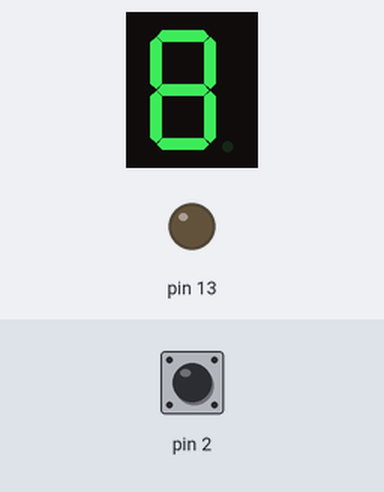
The sketch below on a simulated Arduino Uno, built with avr-gcc and run on an emulated ATmega328P. On the bench: 1-digit seven-segment display, output pins drawn as LEDs (lit = HIGH). Wiring (inferred from the names in the program): 1-digit 7-segment display, segments lit when LOW: segments pin 1, pin 8, pin 9, pin 4, pin 5, pin 6, pin 7. The inputs (shaded band) are chosen by the test bench; at power-on: pin 2 HIGH. The segment pins are drawn as the display they are named for; pins used as bus, display or sensor lines are not drawn.

Above: at 1.2 s.
1.3 s: pin 2 pulled LOW for 0.15 s
At 1.6 s:
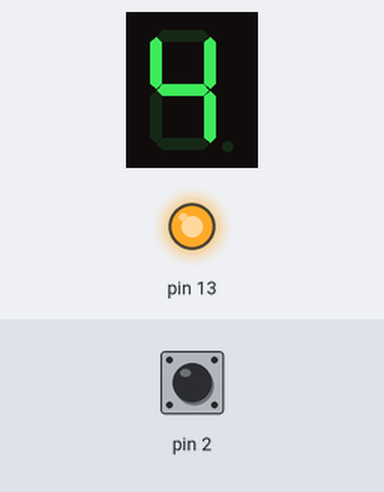
4.4 s: pin 2 pulled LOW for 1 s
At 5.1 s:
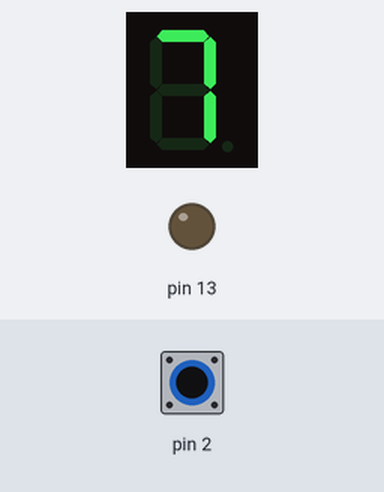
6.9 s: pin 2 pulled LOW for 0.15 s
At 7.7 s:
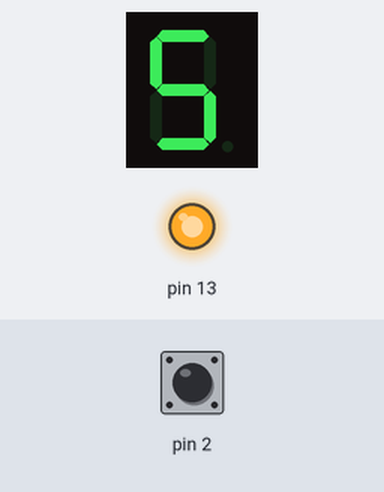
10.0 s: pin 2 pulled LOW for 3.2 s
At 10.6 s:
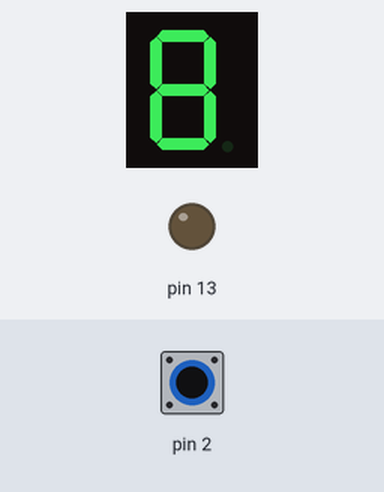
14.7 s: pin 2 pulled LOW for 0.15 s
At 15.4 s:
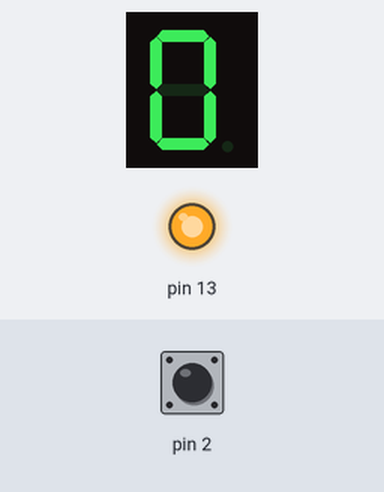
17.8 s: pin 2 pulled LOW for 1 s
At 18.9 s:
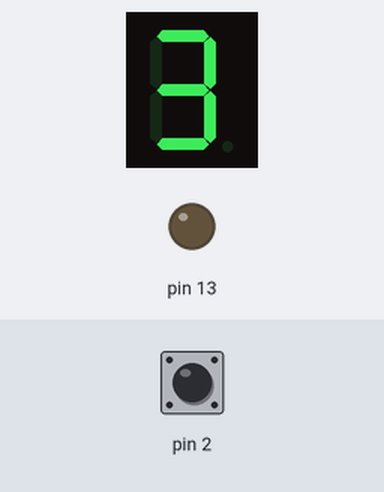
Timing chart, 0 to 20.8 s (numbered marks = the images above; inputs shaded):
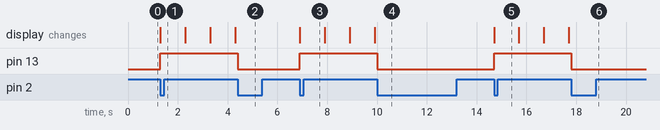

The sketch:

exercicio_5.ino
```cpp
int a = 1;
int b = 8;
int c = 9;
int d = 4;
int e = 5;
int f = 6;
int g = 7;
//boolean var_start = LOW;
//boolean  var_contagem=LOW;
boolean var_start_stop=LOW;
int led = 13;

void setup() {
  pinMode(a, OUTPUT);
  pinMode(b, OUTPUT);
  pinMode(c, OUTPUT);
  pinMode(d, OUTPUT);
  pinMode(e, OUTPUT);
  pinMode(f, OUTPUT);
  pinMode(g, OUTPUT);

  pinMode(2 , INPUT_PULLUP);
  pinMode(3 , INPUT_PULLUP);
  pinMode(13, OUTPUT);
  attachInterrupt(digitalPinToInterrupt(2), f_start_stop, FALLING);
 // attachInterrupt(digitalPinToInterrupt(3), f_stop, CHANGE);
}
void loop()
{
  if (var_start_stop==HIGH){
  digitalWrite(a, LOW);
  digitalWrite(b, LOW);
  digitalWrite(c, LOW);
  digitalWrite(d, LOW);
  digitalWrite(e, LOW);
  digitalWrite(f, LOW);
  digitalWrite(g, HIGH);
  delay(1000);
  }

  if (var_start_stop==HIGH){

  digitalWrite(a, HIGH);
  digitalWrite(b, LOW);
  digitalWrite(c, LOW);
  digitalWrite(d, HIGH);
  digitalWrite(e, HIGH);
  digitalWrite(f, HIGH);
  digitalWrite(g, HIGH);
  delay(1000);

  }

  if (var_start_stop==HIGH){
  digitalWrite(a, LOW);
  digitalWrite(b, LOW);
  digitalWrite(c, HIGH);
  digitalWrite(d, LOW);
  digitalWrite(e, LOW);
  digitalWrite(f, HIGH);
  digitalWrite(g, LOW);
  delay(1000);

  }
  if (var_start_stop==HIGH){
  digitalWrite(a, LOW);
  digitalWrite(b, LOW);
  digitalWrite(c, LOW);
  digitalWrite(d, LOW);
  digitalWrite(e, HIGH);
  digitalWrite(f, HIGH);
  digitalWrite(g, LOW);
  delay(1000);

  }
  if (var_start_stop==HIGH){
  digitalWrite(a, HIGH);
  digitalWrite(b, LOW);
  digitalWrite(c, LOW);
  digitalWrite(d, HIGH);
  digitalWrite(e, HIGH);
  digitalWrite(f, LOW);
  digitalWrite(g, LOW);
  delay(1000);

  }
  if (var_start_stop==HIGH){
  digitalWrite(a, LOW);
  digitalWrite(b, HIGH);
  digitalWrite(c, LOW);
  digitalWrite(d, LOW);
  digitalWrite(e, HIGH);
  digitalWrite(f, LOW);
  digitalWrite(g, LOW);
  delay(1000);

  }
  if (var_start_stop==HIGH){
  digitalWrite(a, HIGH);
  digitalWrite(b, HIGH);
  digitalWrite(c, LOW);
  digitalWrite(d, LOW);
  digitalWrite(e, LOW);
  digitalWrite(f, LOW);
  digitalWrite(g, LOW);
  delay(1000);

  }
  if (var_start_stop==HIGH){
  digitalWrite(a, LOW);
  digitalWrite(b, LOW);
  digitalWrite(c, LOW);
  digitalWrite(d, HIGH);
  digitalWrite(e, HIGH);
  digitalWrite(f, HIGH);
  digitalWrite(g, HIGH);
  delay(1000);

  }
  if (var_start_stop==HIGH){
  digitalWrite(a, LOW);
  digitalWrite(b, LOW);
  digitalWrite(c, LOW);
  digitalWrite(d, LOW);
  digitalWrite(e, LOW);
  digitalWrite(f, LOW);
  digitalWrite(g, LOW);
  delay(1000);

  }
  if (var_start_stop==HIGH){
  digitalWrite(a, LOW);
  digitalWrite(b, LOW);
  digitalWrite(c, LOW);
  digitalWrite(d, HIGH);
  digitalWrite(e, HIGH);
  digitalWrite(f, LOW);
  digitalWrite(g, LOW);
  delay(1000);
  }

}
void f_start_stop() {

  var_start_stop=!var_start_stop;
  digitalWrite(13, var_start_stop);
}


/*void f_start() {
  digitalWrite(led, LOW);
  var_contagem=LOW;
}*/

/*void f_stop() {
  digitalWrite(led, LOW);
  var_contagem=LOW;
}*/
```

Measured:
- after the input at 1.3 s, pin 13: LOW → HIGH at once; the display: changes at once (image 1)
- after the input at 4.4 s, pin 13: HIGH → LOW at once
- after the input at 6.9 s, pin 13: LOW → HIGH at once; the display: changes at once (image 3)
- after the input at 10.0 s, pin 13: HIGH → LOW at once
- after the input at 14.7 s, pin 13: LOW → HIGH at once; the display: changes at once (image 5)
- after the input at 17.8 s, pin 13: HIGH → LOW at once
